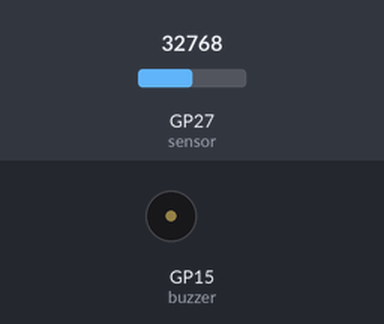
The program below on a simulated Raspberry Pi Pico running MicroPython. Shown: buzzer (waves = sounding). Inputs (shaded band) come from the test bench; at power-on: GP27 (sensor) = 32768 (analog values on the 0–65535 scale).

Above: at 1.2 s.
1.3 s: GP27 (sensor) set to 34512
4.8 s: GP27 (sensor) set to 36512
At 4.8 s:
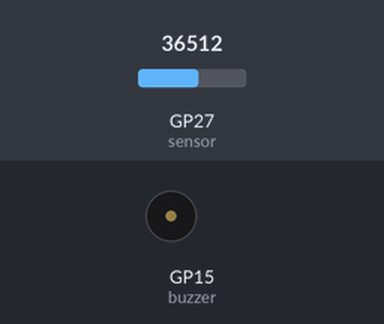
6.3 s: GP27 (sensor) set to 32767
At 9.7 s:
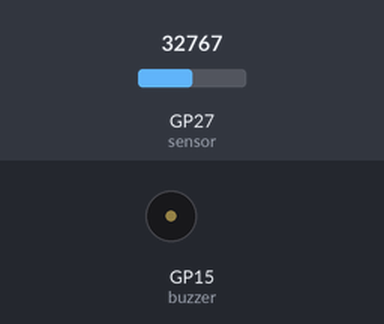
9.8 s: GP27 (sensor) set to 31792
At 10.8 s:
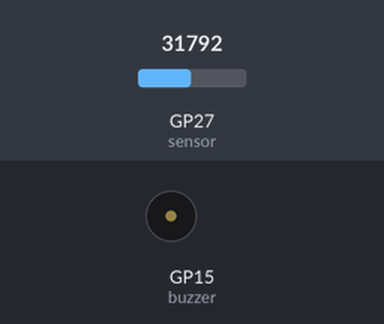
Timing chart, 0 to 12.3 s (numbered marks = the images above; inputs shaded):
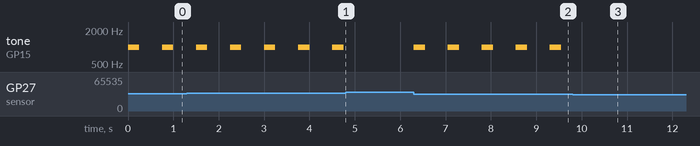

The program:

Fensteralarm.py
```python
from machine import Pin, ADC, PWM
from time import sleep

# Buzzer an Pin 15 über PWM anschließen
buzzer = PWM(Pin(15))

# Analogen Sensor an Pin 27 einrichten
sensor = ADC(Pin(27))

# Normwert als Referenz
normwert = 533

def spiele_Ton(frequency, duration):
    buzzer.freq(frequency)
    buzzer.duty_u16(32768)
    sleep(duration)
    buzzer.duty_u16(0)  # Aus

while True:
    # Sensorwert einlesen mit Anpassung von 16 Bit auf 10 Bit
    messwert = sensor.read_u16() >> 6

    # Prüfen, ob der Messwert nahe am Normwert liegt (Differenz < 25)
    if abs(messwert - normwert) < 25:
        spiele_Ton(1000, 0.25)
        sleep(0.5)
```

Measured:
- the behaviour switches between 35696 and 35712 on GP27 (sensor) (found by bisection; images 0 and 1)
- the behaviour switches between 32576 and 32560 on GP27 (sensor) (found by bisection; images 2 and 3)
- after the input at 4.8 s, tone on GP15 (buzzer): stops changing and stays silent
- after the input at 6.3 s, tone on GP15 (buzzer): alternates 1000 Hz for 0.25 s and silent for 0.50 s, starting at once
- after the input at 9.8 s, tone on GP15 (buzzer): stops changing and stays silent
- by itself, tone on GP15 (buzzer): alternates 1000 Hz for 0.25 s and silent for 0.50 s
